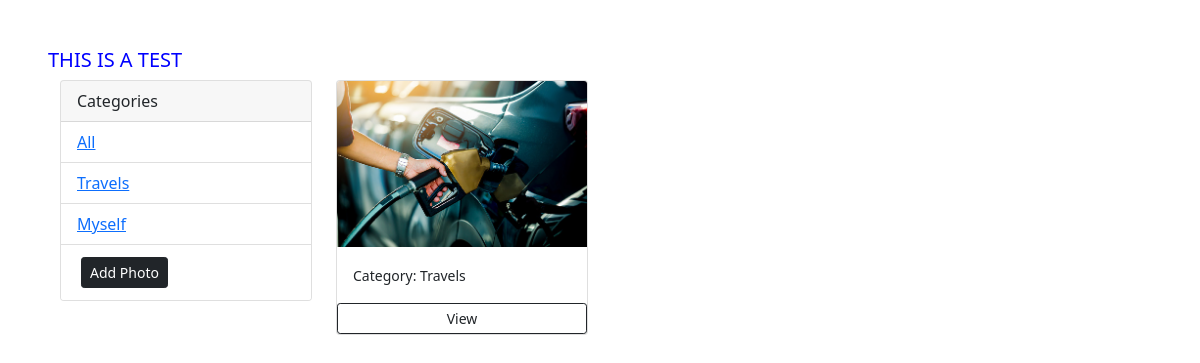
Screenshot of /?category=Travels with the database file from the repository.
### photos/models.py (models this page shows, shortened)
class Category(models.Model):
    name = models.CharField(max_length=100, null=False, blank=False)

class Photo(models.Model):
    category = models.ForeignKey(Category, null=True, blank=True, on_delete=models.SET_NULL)
    image = models.ImageField(null=False, blank=False)
    description = models.TextField()

### photos/views.py (the view)
# urls.py: url(r'^$', views.gallery, name='gallery',),
def gallery(request):
    category = request.GET.get('category')
    if category == None:
        photos = Photo.objects.all()
    else:
        photos = Photo.objects.filter(category__name=category)
    categories = Category.objects.all()
    context = {'categories':categories, 'photos':photos}
    return render (request, 'photos/gallery.html', context)

### photos/templates/photos/gallery.html (shortened to what this page needs)
{% load static %}
<!DOCTYPE html>
<html lang="en">
<head>
    <link rel="stylesheet" href="{% static 'css/style.css' %}">
    <link href="https://cdn.jsdelivr.net/npm/bootstrap@5.0.2/dist/css/bootstrap.min.css" rel="stylesheet">
</head>
<body class="m-5">
    <h5>THIS IS A TEST</h5>
    <div class="container">
        <div class="row">
            <div class="col-md-3">
                <div class="card">
                    <div class="card-header">
                    Categories
                    </div>
                    <ul class="list-group list-group-flush">
                      <li class="list-group-item"><a href="{% url 'gallery' %}">All</a></li>
                      {% for category in categories %}
                      <li class="list-group-item"><a href="{% url 'gallery' %}?category={{category.name}}">{{category.name}}</a></li>
                      {% endfor %}
                      <li class="list-group-item"><a class="btn btn-dark btn-block btn-sm m-1" href="{% url 'add' %}">Add Photo</a></li>
                    </ul>
                  </div>
            </div>
            <div class="col-md-9">
                <div class="row">
                    {% for photo in photos %}
                    <div class="col-md-4">
                        <div class="card" >
                            <img src="{{photo.image.url }}" class="card-img-top" alt="...">
                            <div class="card-body">
                              <small>Category: {{photo.category.name}}</small>
                            </div>
                            <a href="{% url 'photo' %}" class="btn btn-outline-dark btn-sm">View</a>
                          </div>
                    </div>
                    {% empty %}
                    <h3>There are no photos....</h3>
                    {% endfor %}
                </div>
            </div>
        </div>
    </div>
</body>
</html>

### static/css/style.css (style rules this page uses)
h5 { color: blue; }

### rows the page displays
Category: name "Travels"
Category: name "Myself"
Photo: image (picture), category.name "Travels"
